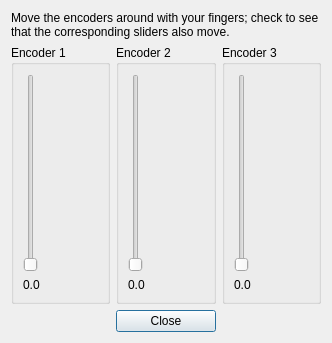
<?xml version="1.0" encoding="UTF-8"?>
<ui version="4.0">
 <class>Dialog_encoder</class>
 <widget class="QDialog" name="Dialog_encoder">
  <property name="geometry">
   <rect>
    <x>0</x>
    <y>0</y>
    <width>332</width>
    <height>343</height>
   </rect>
  </property>
  <property name="windowTitle">
   <string>Dialog</string>
  </property>
  <layout class="QGridLayout" name="gridLayout">
   <item row="1" column="0">
    <widget class="QGroupBox" name="groupBox">
     <property name="title">
      <string>Encoder 1</string>
     </property>
     <layout class="QVBoxLayout" name="verticalLayout_3">
      <item>
       <widget class="QSlider" name="verticalSlider_1">
        <property name="orientation">
         <enum>Qt::Vertical</enum>
        </property>
       </widget>
      </item>
      <item>
       <widget class="QLabel" name="label_1">
        <property name="text">
         <string>0.0</string>
        </property>
       </widget>
      </item>
     </layout>
    </widget>
   </item>
   <item row="1" column="1">
    <widget class="QGroupBox" name="groupBox_2">
     <property name="title">
      <string>Encoder 2</string>
     </property>
     <layout class="QVBoxLayout" name="verticalLayout_2">
      <item>
       <widget class="QSlider" name="verticalSlider_2">
        <property name="orientation">
         <enum>Qt::Vertical</enum>
        </property>
       </widget>
      </item>
      <item>
       <widget class="QLabel" name="label_2">
        <property name="text">
         <string>0.0</string>
        </property>
       </widget>
      </item>
     </layout>
    </widget>
   </item>
   <item row="0" column="0" colspan="3">
    <widget class="QLabel" name="label_4">
     <property name="text">
      <string>Move the encoders around with your fingers; check to see that the corresponding sliders also move.</string>
     </property>
     <property name="wordWrap">
      <bool>true</bool>
     </property>
    </widget>
   </item>
   <item row="1" column="2">
    <widget class="QGroupBox" name="groupBox_3">
     <property name="title">
      <string>Encoder 3</string>
     </property>
     <layout class="QVBoxLayout" name="verticalLayout">
      <item>
       <widget class="QSlider" name="verticalSlider_3">
        <property name="orientation">
         <enum>Qt::Vertical</enum>
        </property>
       </widget>
      </item>
      <item>
       <widget class="QLabel" name="label_3">
        <property name="text">
         <string>0.0</string>
        </property>
       </widget>
      </item>
     </layout>
    </widget>
   </item>
   <item row="2" column="1">
    <widget class="QPushButton" name="pushButton">
     <property name="text">
      <string>Close</string>
     </property>
    </widget>
   </item>
  </layout>
 </widget>
 <resources/>
 <connections/>
</ui>
